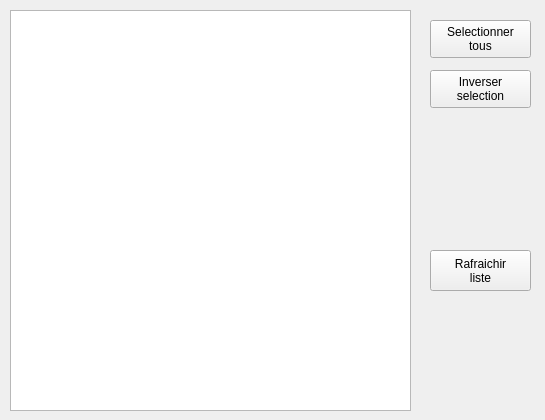
      <widget class="QWidget" name="tab_Units">
       <attribute name="title">
        <string>UNITS</string>
       </attribute>
       <widget class="QListWidget" name="listWidget_Units">
        <property name="geometry">
         <rect>
          <x>10</x>
          <y>10</y>
          <width>401</width>
          <height>401</height>
         </rect>
        </property>
        <property name="font">
         <font>
          <family>MS Shell Dlg 2</family>
          <pointsize>10</pointsize>
         </font>
        </property>
       </widget>
       <widget class="QLabel" name="label_GFX_Units">
        <property name="geometry">
         <rect>
          <x>420</x>
          <y>125</y>
          <width>116</width>
          <height>106</height>
         </rect>
        </property>
        <property name="text">
         <string notr="true"/>
        </property>
        <property name="pixmap">
         <pixmap resource="ressources.qrc">:/gfx/units.png</pixmap>
        </property>
        <property name="scaledContents">
         <bool>true</bool>
        </property>
       </widget>
       <widget class="QPushButton" name="pushButton_Mods_Units_InvSelect">
        <property name="geometry">
         <rect>
          <x>430</x>
          <y>70</y>
          <width>101</width>
          <height>38</height>
         </rect>
        </property>
        <property name="font">
         <font>
          <pointsize>9</pointsize>
         </font>
        </property>
        <property name="text">
         <string>Inverser
selection</string>
        </property>
       </widget>
       <widget class="QPushButton" name="pushButton_Mods_Units_RefreshList">
        <property name="geometry">
         <rect>
          <x>430</x>
          <y>250</y>
          <width>101</width>
          <height>41</height>
         </rect>
        </property>
        <property name="font">
         <font>
          <pointsize>9</pointsize>
         </font>
        </property>
        <property name="text">
         <string>Rafraichir
liste</string>
        </property>
       </widget>
       <widget class="QPushButton" name="pushButton_Mods_Units_SelectAll">
        <property name="geometry">
         <rect>
          <x>430</x>
          <y>20</y>
          <width>101</width>
          <height>38</height>
         </rect>
        </property>
        <property name="font">
         <font>
          <pointsize>9</pointsize>
         </font>
        </property>
        <property name="text">
         <string>Selectionner
tous</string>
        </property>
       </widget>
      </widget>
